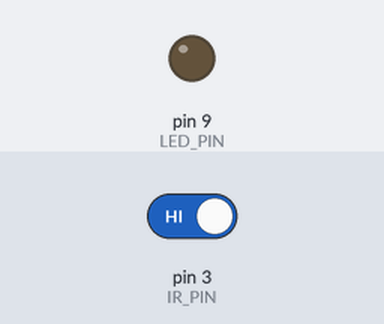
Bench run of a sketch on a simulated Arduino Uno, built with avr-gcc and run on an emulated ATmega328P. On the bench: output pins drawn as LEDs (lit = HIGH). Inputs (shaded band) come from the test bench; at power-on: pin 3 (IR_PIN) HIGH.

Above: at 1.2 s.
1.3 s: pin 3 (IR_PIN) driven LOW
At 2.2 s:
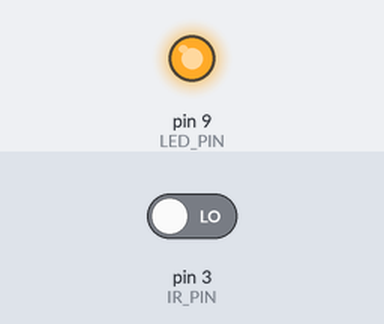
Timing chart, 0 to 4.3 s (numbered marks = the images above; inputs shaded):
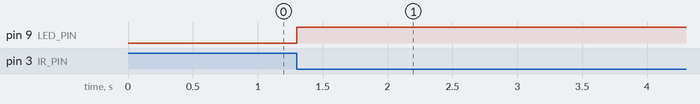

Measured:
- after the input at 1.3 s, pin 9 (LED_PIN): LOW → HIGH at once

The sketch:

AIR.ino
```cpp
#define LED_PIN 9
#define IR_PIN 3
#define NEW_PIN 10

void setup() {
  pinMode(LED_PIN,OUTPUT);
  pinMode(IR_PIN,INPUT);
  Serial.begin(9600);

}

void loop() {
 if(digitalRead(IR_PIN)==LOW)
 {
  digitalWrite(LED_PIN,HIGH);
  delay(50);
 }
 else if(digitalRead(IR_PIN)==LOW)
 {

  digitalWrite(NEW_PIN,LOW);
  delay(50);
 }
  else
 {

  digitalWrite(NEW_PIN,LOW);
  delay(50);
 }

}
```
